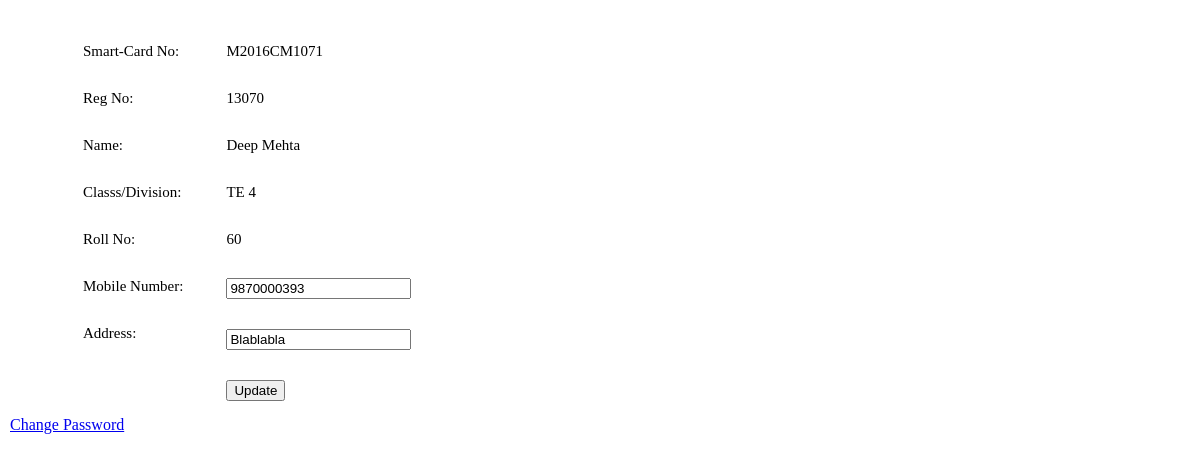
/update.php (signed in), run on the app's committed database.
### tables this page shows
CREATE TABLE `profile` (
  `UserId` varchar(15) NOT NULL,
  `Fname` text NOT NULL,
  `Lname` text NOT NULL,
  `RegNo` int(5) NOT NULL,
  `Class` varchar(2) NOT NULL,
  `Division` int(1) NOT NULL,
  `RollNo` int(2) NOT NULL,
  `MobNo` bigint(10) NOT NULL,
  `Addr` varchar(50) NOT NULL,
  `Pass` varchar(32) NOT NULL
);

### update.php (the view, shortened to what this page needs)
<!DOCTYPE html>
<html lang="en">
<head>
	<link rel="stylesheet" href="Addons/update.css">
</head>
<body>
	<div class="tags">
		<ul>
			<li>Smart-Card No: </li>
			<li>Reg No: </li>
			<li>Name: </li>
			<li>Classs/Division:</li>
			<li>Roll No:</li>
			<li>Mobile Number: </li>
			<li>Address: </li>
		</ul>
	</div>
	<?php
		fetch();
		function fetch() {
			$user = 'student';
			$pass = 'sakec';
			$db = 'students';
			$conn = new mysqli('localhost', $user, $pass, $db) or die("Unable to connect to server".$db);
			$get_all = "select * from profile where UserId=\"".$_SESSION['name']."\"";
			$data = mysqli_query($conn, $get_all) or die("No records found.");
			$row = mysqli_fetch_assoc($data);
			echo'<div class="container">
				<form action="home.php?page=update.php&update=true" method="POST">
					<br><ul>
					<li>'.$row["UserId"].'</li>
					<li>'.$row["RegNo"].'</li>
					<li><span>'.$row["Fname"].' '.$row["Lname"].'</span><br></li>
					<li><span>'.$row["Class"].' '.$row["Division"].'</span><br></li>
					<li><span>'.$row["RollNo"].'</span><br></li>
					<li><input type="number" name="MobNo" value="'.$row["MobNo"].'"><br></li>
					<li><input type="text" name="Addr" value="'.$row["Addr"].'"><br></li>
					<li><input type="submit" value="Update"></li></ul>
				</form>
				<a href="home.php?page=new_pass.php">Change Password</a>
			</div>';
		}
		?>
</body>
</html>

### Addons/update.css (style rules this page uses)
* { margin: 0px; }
.tags { float: left; padding: 28px; }
.container { padding: 10px; }
div.tags > ul > li, div.container > form > ul > li { font-style: Georgia,serif; font-size: 15px; padding: 15px; }
div.tags > ul, div.container > form > ul { list-style-type: none; }

### data on the page
profile: UserId "M2016CM1071", RegNo "13070", Fname "Deep", Lname "Mehta", Class "TE", Division "4", RollNo "60", MobNo "9870000393", Addr "Blablabla"
